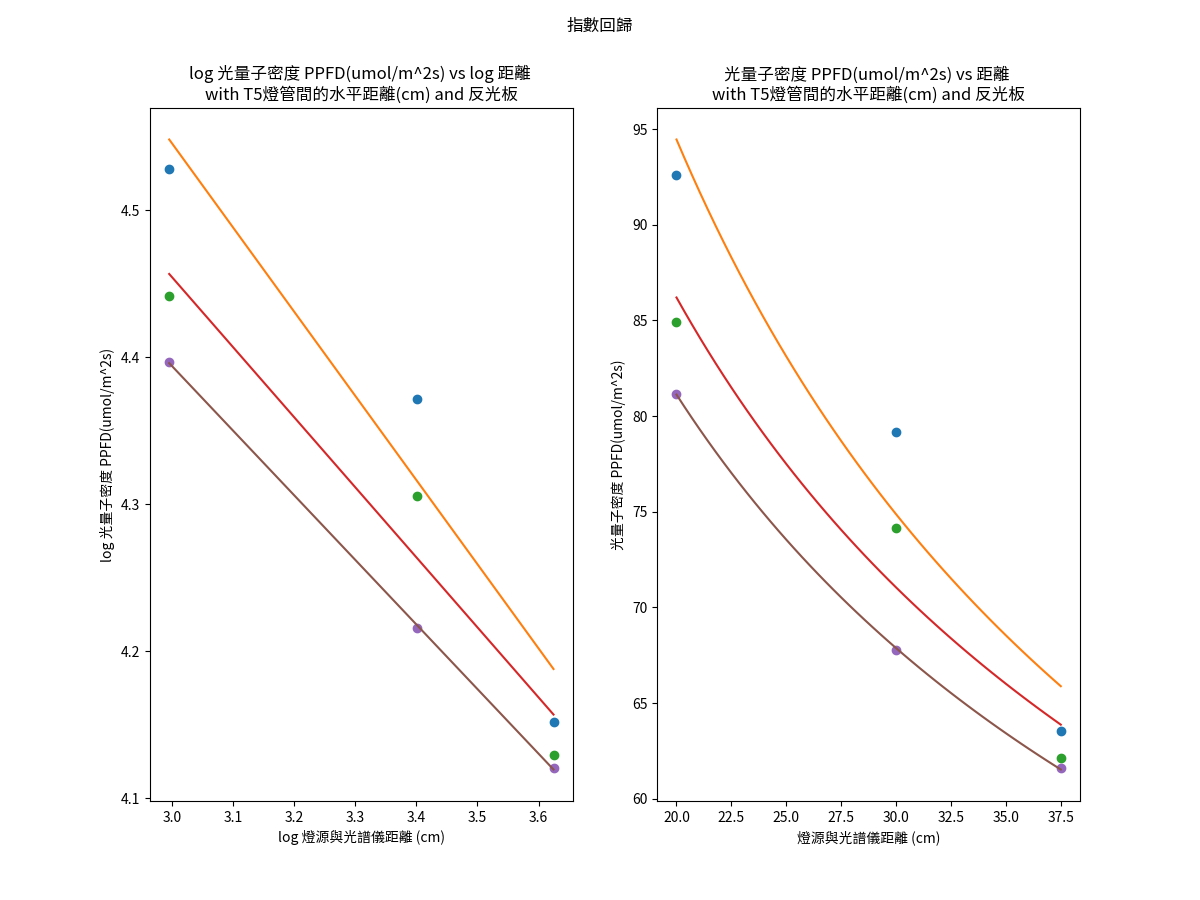

Reproduce this figure in Python.
import numpy as np
import matplotlib.pyplot as plt
from data import *

def calOne(x, y, t):
    logx = np.log(x)
    logy = np.log(y)
    head_a, intval_a, intval_b, head_b, r_square = linearReg(logx, logy)
    fit_y = head_b * logx + head_a
    print(t, ": R square =", r_square)
    exp_x = np.linspace(x.min(), x.max())
    return fit_y, (exp_x ** head_b) * np.exp(head_a)

plt.figure(figsize=(12, 9))
plt.suptitle("指數回歸")
ax1 = plt.subplot(121)
ax2 = plt.subplot(122)

ax1.set_title("log " + dis_name[1] + " vs log 距離 \nwith " + line_text + " and 反光板")
ax1.set_ylabel("log " + dis_name[1])
ax1.set_xlabel("log " + dis_xname)
for j in range(3):
    y = line_data[1, :, j]
    fit_log_y, fit_y = calOne(dis, y, str(line_dis[j]) + "cm")
    ax1.plot(np.log(dis), np.log(y), 'o', label=str(line_dis[j]) + "cm")
    ax1.plot(np.log(dis), fit_log_y, label="fit line " + str(line_dis[j]) + "cm")
    ax2.plot(dis, y, 'o', label=str(line_dis[j]) + "cm")
    ax2.plot(np.linspace(dis.min(), dis.max()), fit_y, label="fit line " + str(line_dis[j]) + "cm")
ax2.set_title(dis_name[1] + " vs 距離 \nwith " + line_text + " and 反光板")
ax2.set_ylabel(dis_name[1])
ax2.set_xlabel(dis_xname)

plt.savefig("linelightAnalysis.png")
plt.show()

"""
def plotOne(x, y, name):
    text, fit_y = analysisOne(x, y)
    print(name)
    print(text)
    plt.plot(x, y, 'o', label=name)
    plt.plot(x, fit_y, label=name + " fit line")
    # plt.legend(loc = 0)

plt.figure(figsize=(8, 6))
plt.title("線性回歸 of " + dis_name[1] + " vs 距離 \nwith " + line_text + " and 反光板")
plt.ylabel(dis_name[1])
plt.xlabel(dis_xname)
for j in range(3):
    plotOne(dis, line_data[1, :, j], str(line_dis[j]) + "cm")
plt.legend()
plt.xticks(dis)
plt.savefig("linelightAnalysis_linear.png")
plt.show()
"""
